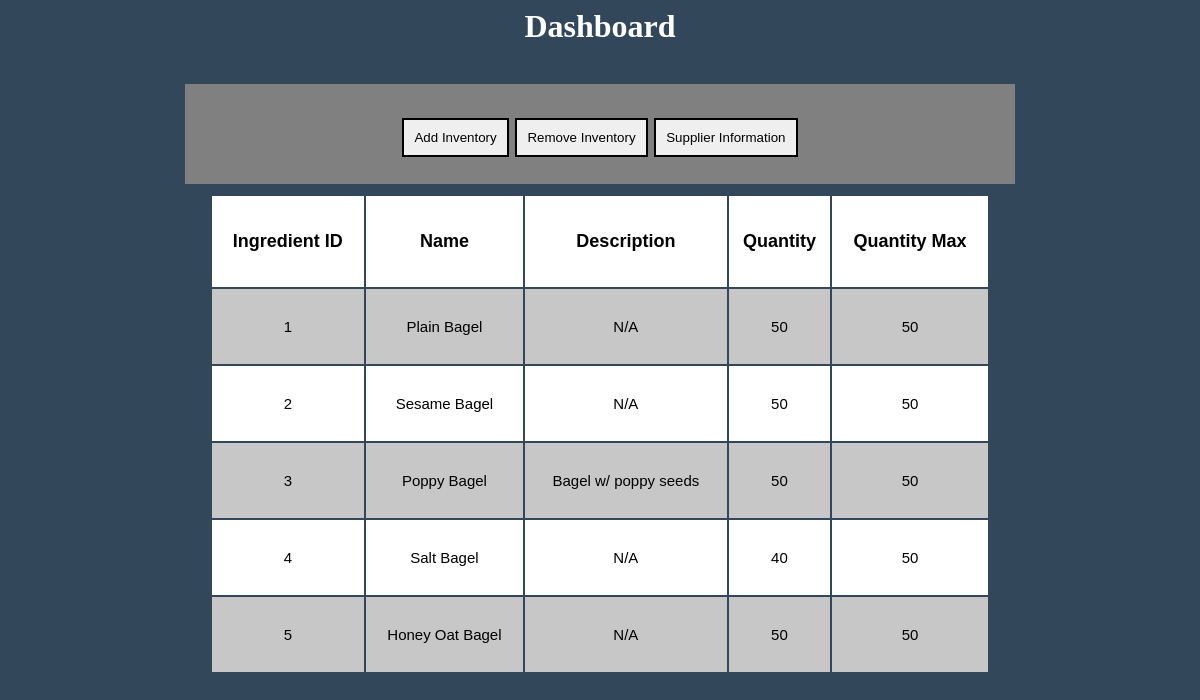
The page /MainPage.php on the database its author committed.
### tables this page shows
CREATE TABLE IF NOT EXISTS `ingredients` (
  `ing_id` int(11) NOT NULL,
  `ing_name` varchar(150) NOT NULL,
  `ing_desc` varchar(150) NOT NULL,
  `ing_q` int(255) NOT NULL,
  `ing_q_max` int(255) NOT NULL
);

### MainPage.php (the view, shortened to what this page needs)
<html>
	<head>
	</head>
	<body style="background-color:#33475b;">
	<h1 style="font-size: xx-large; text-align: center; color:white;">Dashboard</h1>
    	<br>
		<div class="div-style">
    	<p class="text-style">
        	<button onclick="window.location.href='AddInv.php'" class="button-style">
       		Add Inventory
        	</button>
        	<button onclick="window.location.href='RemInv.php'" class="button-style">
       		Remove Inventory
        	</button>
        	<button onclick="window.location.href='ViewSupp.php'" class="button-style">
       		Supplier Information
       		</button>
    	</p>
		</div>
		<table>
			<tr>
				<th>Ingredient ID</th>
				<th>Name</th>
				<th>Description</th>
				<th>Quantity</th>
				<th>Quantity Max</th>
			</tr>
		<?php
			$conn=mysqli_connect("localhost","root","root","inventory");
			$sql = "SELECT * FROM ingredients";
			$result = $conn->query($sql);
			if ($result->num_rows > 0) {
				while($row = $result->fetch_assoc())
				{
					echo "<tr><td>" . $row["ing_id"]. "</td><td>" . $row["ing_name"] . "</td><td>"
					. $row["ing_desc"]. "</td><td>" . $row["ing_q"] . "</td><td>" . $row["ing_q_max"] . "</tr></td>";
				}
				echo "</table>";
			}
			else
			{
				echo "0 RESULTS";
			}
		?>
	</body>
</html>

### MainPage.php (style rules this page uses)
.div-style { background-color: grey; width: 800px; height: 80px; display:block; margin-left: auto; margin-right: auto; padding-top:10px; padding-bottom:10px; padding-left:15px; padding-right:15px; }
.button-style { padding: 10px; margin-left: auto; margin-right: auto; border: black 2px solid; cursor: pointer; }
.text-style { font-size: x-large; font-family: 'Gill Sans', 'Gill Sans MT', "Calibri", 'Trebuchet MS', sans-serif; text-align:center; }
table { border-collapse: separate; width: 800px; height: 500px; padding:10px; margin-left: auto; margin-right: auto; font-family: 'Gill Sans', 'Gill Sans MT', 'Calibri', 'Trebuchet MS', sans-serif; text-align: left; }
th { background-color: white; font-size: large; height: fit-content; padding-left:auto; padding-right:auto; color: black; }
tr { background-color:white; text-align:center; height: fit-content; font-size:15px; padding:5px; }
tr:nth-child(even) { background-color:rgb(199, 199, 199); text-align:center; height: fit-content; font-size: 15px; padding:10px; }

### rows shown on the page
ingredients: ing_id "1", ing_name "Plain Bagel", ing_desc "N/A", ing_q "50", ing_q_max "50"
ingredients: ing_id "2", ing_name "Sesame Bagel", ing_desc "N/A", ing_q "50", ing_q_max "50"
ingredients: ing_id "3", ing_name "Poppy Bagel", ing_desc "Bagel w/ poppy seeds", ing_q "50", ing_q_max "50"
ingredients: ing_id "4", ing_name "Salt Bagel", ing_desc "N/A", ing_q "40", ing_q_max "50"
ingredients: ing_id "5", ing_name "Honey Oat Bagel", ing_desc "N/A", ing_q "50", ing_q_max "50"
